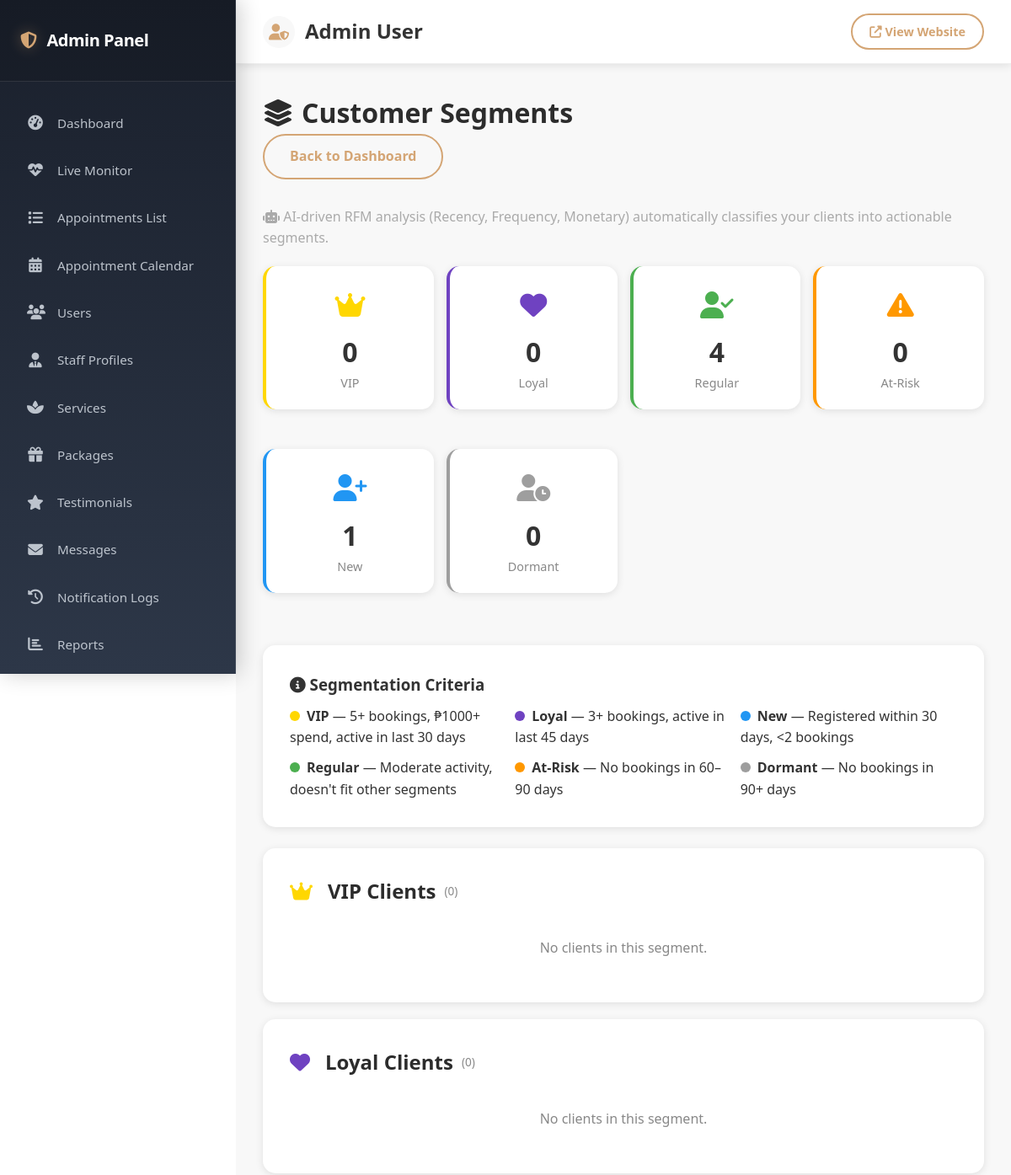
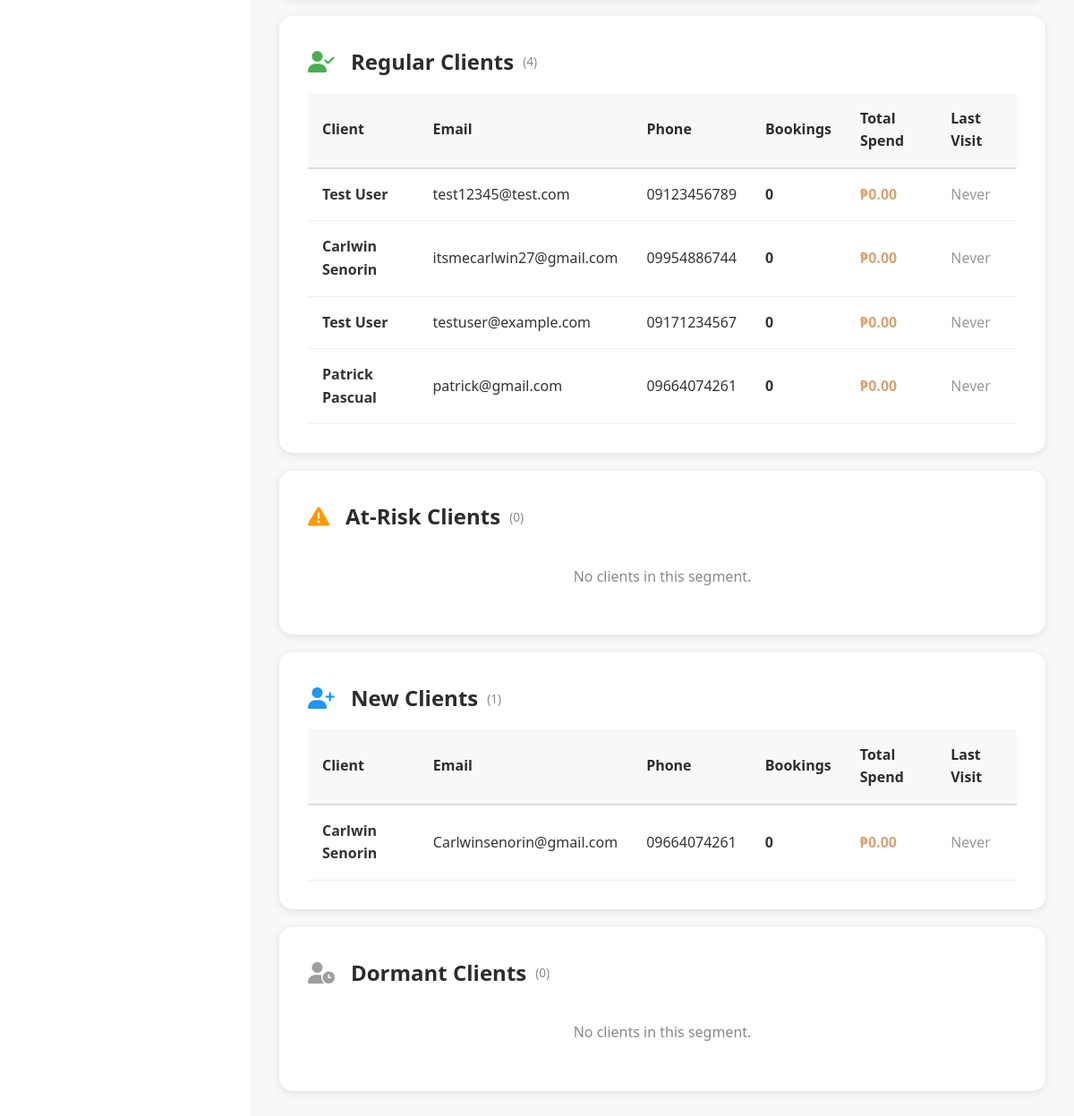
The app's page /admin/segments.php (signed in) with its own data (2 pictures, top to bottom).
### tables this page shows
CREATE TABLE `users` (
  `id` int(11) NOT NULL,
  `first_name` varchar(100) NOT NULL,
  `last_name` varchar(100) NOT NULL,
  `email` varchar(255) NOT NULL,
  `phone` varchar(20) NOT NULL,
  `password` varchar(255) NOT NULL,
  `role` enum('client','admin','staff') DEFAULT 'client',
  `status` enum('active','inactive') DEFAULT 'active',
  `reset_token` varchar(255) DEFAULT NULL,
  `reset_expires` datetime DEFAULT NULL,
  `created_at` timestamp NOT NULL DEFAULT current_timestamp(),
  `updated_at` timestamp NOT NULL DEFAULT current_timestamp() ON UPDATE current_timestamp(),
  `last_login` timestamp NULL DEFAULT NULL,
  `last_ip` varchar(45) DEFAULT NULL,
  `profile_picture` varchar(500) DEFAULT NULL,
  `tier` enum('standard','premium','vip') DEFAULT 'standard'
);

### config/functions.php (called while the page is built, shortened)
<?php
function formatPrice($price) {
    return '₱' . number_format($price, 2);
}
function getCustomerSegments() {
    $conn = getDBConnection();
    $stmt = $conn->query("
        SELECT
            u.id,
            u.first_name,
            u.last_name,
            u.email,
            u.phone,
            u.created_at as registered_at,
            COUNT(a.id) as booking_count,
            COALESCE(SUM(a.final_price), 0) as total_spend,
            MAX(a.appointment_date) as last_visit,
            DATEDIFF(CURDATE(), MAX(a.appointment_date)) as days_since_last_visit,
            DATEDIFF(CURDATE(), u.created_at) as days_since_registration
        FROM users u
        LEFT JOIN appointments a ON u.id = a.user_id
            AND a.status = 'completed'
            AND (a.deleted_at IS NULL)
        WHERE u.role = 'client' AND u.status = 'active'
        GROUP BY u.id, u.first_name, u.last_name, u.email, u.phone, u.created_at
        ORDER BY total_spend DESC
    ");
    $clients = $stmt->fetchAll();
    $segments = [
        'VIP' => [],
        'Loyal' => [],
        'Regular' => [],
        'At-Risk' => [],
        'New' => [],
        'Dormant' => []
    ];
    foreach ($clients as $client) {
        $bookings = (int)$client['booking_count'];
        $spend = (float)$client['total_spend'];
        $days_since = $client['days_since_last_visit'];
        $days_reg = (int)$client['days_since_registration'];
        if ($bookings >= 5 && $spend >= 1000 && ($days_since === null || $days_since <= 30)) {
            $client['segment'] = 'VIP';
            $segments['VIP'][] = $client;
        }
        elseif ($bookings >= 3 && ($days_since === null || $days_since <= 45)) {
            $client['segment'] = 'Loyal';
            $segments['Loyal'][] = $client;
        }
        elseif ($days_reg <= 30 && $bookings < 2) {
            $client['segment'] = 'New';
            $segments['New'][] = $client;
        }
        elseif ($days_since !== null && $days_since > 90) {
            $client['segment'] = 'Dormant';
            $segments['Dormant'][] = $client;
        }
        elseif ($days_since !== null && $days_since > 60) {
            $client['segment'] = 'At-Risk';
            $segments['At-Risk'][] = $client;
        }
        else {
            $client['segment'] = 'Regular';
            $segments['Regular'][] = $client;
        }
    }
    return $segments;
}

### admin/segments.php (the view, shortened to what this page needs)
<?php
require_once '../config/functions.php';
$segments = getCustomerSegments();
$segment_colors = [
    'VIP'     => ['bg' => '#ffd700', 'text' => '#333', 'icon' => 'fa-crown'],
    'Loyal'   => ['bg' => '#6f42c1', 'text' => '#fff', 'icon' => 'fa-heart'],
    'Regular' => ['bg' => '#4caf50', 'text' => '#fff', 'icon' => 'fa-user-check'],
    'At-Risk' => ['bg' => '#ff9800', 'text' => '#fff', 'icon' => 'fa-exclamation-triangle'],
    'New'     => ['bg' => '#2196f3', 'text' => '#fff', 'icon' => 'fa-user-plus'],
    'Dormant' => ['bg' => '#9e9e9e', 'text' => '#fff', 'icon' => 'fa-user-clock'],
];
?>
<?php include '../includes/admin-header.php'; ?>
            <div class="admin-content">
            <div class="admin-header">
                <h1><i class="fas fa-layer-group"></i> Customer Segments</h1>
                <a href="index.php" class="btn btn-outline">Back to Dashboard</a>
            </div>
            <p style="color: #aaa; margin-bottom: 20px;">
                <i class="fas fa-robot"></i> AI-driven RFM analysis (Recency, Frequency, Monetary) automatically classifies your clients into actionable segments.
            </p>
            <div class="stats-row" style="display: grid; grid-template-columns: repeat(auto-fit, minmax(170px, 1fr)); gap: 15px; margin-bottom: 30px;">
                <?php foreach ($segments as $name => $clients): ?>
                    <?php
                        $color = $segment_colors[$name] ?? ['bg' => '#eee', 'text' => '#000', 'icon' => 'fa-user'];
                    ?>
                    <div class="admin-card" style="text-align: center; padding: 20px; border-left: 4px solid <?php echo $color['bg']; ?>;">
                        <div style="font-size: 2rem; margin-bottom: 5px;">
                            <i class="fas <?php echo $color['icon']; ?>" style="color: <?php echo $color['bg']; ?>;"></i>
                        </div>
                        <div style="font-size: 2rem; font-weight: 700;"><?php echo count($clients); ?></div>
                        <div style="color: #888; font-size: 0.9rem; font-weight: 500;"><?php echo $name; ?></div>
                    </div>
                <?php endforeach; ?>
            </div>
            <div class="admin-card" style="margin-bottom: 25px;">
                <h3 style="margin-bottom: 10px;"><i class="fas fa-info-circle"></i> Segmentation Criteria</h3>
                <div style="display: grid; grid-template-columns: repeat(auto-fit, minmax(250px, 1fr)); gap: 10px;">
                    <div><span style="display:inline-block; width:12px; height:12px; background:#ffd700; border-radius:50%; margin-right:8px;"></span><strong>VIP</strong> — 5+ bookings, ₱1000+ spend, active in last 30 days</div>
                    <div><span style="display:inline-block; width:12px; height:12px; background:#6f42c1; border-radius:50%; margin-right:8px;"></span><strong>Loyal</strong> — 3+ bookings, active in last 45 days</div>
                    <div><span style="display:inline-block; width:12px; height:12px; background:#2196f3; border-radius:50%; margin-right:8px;"></span><strong>New</strong> — Registered within 30 days, &lt;2 bookings</div>
                    <div><span style="display:inline-block; width:12px; height:12px; background:#4caf50; border-radius:50%; margin-right:8px;"></span><strong>Regular</strong> — Moderate activity, doesn't fit other segments</div>
                    <div><span style="display:inline-block; width:12px; height:12px; background:#ff9800; border-radius:50%; margin-right:8px;"></span><strong>At-Risk</strong> — No bookings in 60–90 days</div>
                    <div><span style="display:inline-block; width:12px; height:12px; background:#9e9e9e; border-radius:50%; margin-right:8px;"></span><strong>Dormant</strong> — No bookings in 90+ days</div>
                </div>
            </div>
            <?php foreach ($segments as $name => $clients): ?>
                <?php
                    $color = $segment_colors[$name] ?? ['bg' => '#eee', 'text' => '#000', 'icon' => 'fa-user'];
                ?>
                <div class="admin-card" style="margin-bottom: 20px;">
                    <h2 style="margin-bottom: 15px;">
                        <i class="fas <?php echo $color['icon']; ?>" style="color: <?php echo $color['bg']; ?>; margin-right: 8px;"></i>
                        <?php echo $name; ?> Clients
                        <span style="font-size: 0.85rem; font-weight: 400; color: #888;">(<?php echo count($clients); ?>)</span>
                    </h2>
                    <?php if (empty($clients)): ?>
                        <p style="color: #888; text-align: center; padding: 20px;">No clients in this segment.</p>
                    <?php else: ?>
                        <div class="table-responsive">
                            <table class="admin-table">
                                <thead>
                                    <tr>
                                        <th>Client</th>
                                        <th>Email</th>
                                        <th>Phone</th>
                                        <th>Bookings</th>
                                        <th>Total Spend</th>
                                        <th>Last Visit</th>
                                    </tr>
                                </thead>
                                <tbody>
                                    <?php foreach ($clients as $client): ?>
                                        <tr>
                                            <td>
                                                <strong><?php echo htmlspecialchars($client['first_name'] . ' ' . $client['last_name']); ?></strong>
                                            </td>
                                            <td><?php echo htmlspecialchars($client['email']); ?></td>
                                            <td><?php echo htmlspecialchars($client['phone']); ?></td>
                                            <td>
                                                <span style="font-weight: 600;"><?php echo $client['booking_count']; ?></span>
                                            </td>
                                            <td>
                                                <span style="font-weight: 600; color: var(--primary-color, #e91e63);">
                                                    <?php echo formatPrice($client['total_spend']); ?>
                                                </span>
                                            </td>
                                            <td>
                                                <?php if ($client['last_visit']): ?>
                                                    <?php echo formatDate($client['last_visit']); ?>
                                                    <br><small style="color: #999;"><?php echo $client['days_since_last_visit']; ?> days ago</small>
                                                <?php else: ?>
                                                    <span style="color: #999;">Never</span>
                                                <?php endif; ?>
                                            </td>
                                        </tr>
                                    <?php endforeach; ?>
                                </tbody>
                            </table>
                        </div>
                    <?php endif; ?>
                </div>
            <?php endforeach; ?>
        </div>
    </div>
<?php include '../includes/admin-footer.php'; ?>

### assets/css/style.css (style rules this page uses)
* { margin: 0; padding: 0; box-sizing: border-box; }
:root { --primary-color: #d4a574; --secondary-color: #8b6f47; --accent-color: #f5e6d3; --dark-color: #2c2c2c; --light-color: #f8f8f8; --text-color: #333; --success-color: #28a745; --danger-color: #dc3545; --warning-color: #ffc107; --info-color: #17a2b8; --white: #ffffff; --shadow: 0 2px 10px rgba(0, 0, 0, 0.1); --shadow-lg: 0 5px 20px rgba(0, 0, 0, 0.15); }
body { font-family: 'Segoe UI', Tahoma, Geneva, Verdana, sans-serif; line-height: 1.6; color: var(--text-color); background-color: var(--white); }
.btn { display: inline-block; padding: 12px 30px; border-radius: 50px; text-decoration: none; font-weight: 600; transition: all 0.3s; border: 2px solid transparent; cursor: pointer; font-size: 1rem; }
.btn-outline { background: transparent; color: var(--primary-color); border-color: var(--primary-color); }

### assets/css/admin.css (style rules this page uses)
.admin-body { margin: 0; padding: 0; }
.admin-content { max-width: 1400px; margin: 0 auto; }
.admin-header { margin-bottom: 2rem; }
.admin-header h1 { color: var(--dark-color); display: flex; align-items: center; gap: 10px; }
.admin-card { background: var(--white); padding: 2rem; border-radius: 15px; box-shadow: var(--shadow); margin-bottom: 2rem; }
.admin-card h2 { color: var(--dark-color); margin-bottom: 1.5rem; display: flex; align-items: center; gap: 10px; }
.table-responsive { overflow-x: auto; }
.admin-table { width: 100%; border-collapse: collapse; }
.admin-table thead { background: var(--light-color); }
.admin-table th { padding: 1rem; text-align: left; font-weight: 600; color: var(--dark-color); border-bottom: 2px solid #ddd; }
.admin-table td { padding: 1rem; border-bottom: 1px solid #eee; }

### records on screen
users: first_name+last_name "Test User", email "test12345@test.com", phone "09123456789", booking_count "0", total_spend "₱0.00"
users: first_name+last_name "Carlwin Senorin", email "itsmecarlwin27@gmail.com", phone "09954886744", booking_count "0", total_spend "₱0.00"
users: first_name+last_name "Test User", email "testuser@example.com", phone "09171234567", booking_count "0", total_spend "₱0.00"
users: first_name+last_name "Patrick Pascual", email "patrick@gmail.com", phone "09664074261", booking_count "0", total_spend "₱0.00"
users: first_name+last_name "Carlwin Senorin", email "Carlwinsenorin@gmail.com", phone "09664074261", booking_count "0", total_spend "₱0.00"

### other values on screen
$_SESSION['admin_name'] "Admin User"
count($clients) "0"
$name "VIP"
$name "Loyal"
count($clients) "4"
$name "Regular"
$name "At-Risk"
count($clients) "1"
$name "New"
$name "Dormant"
